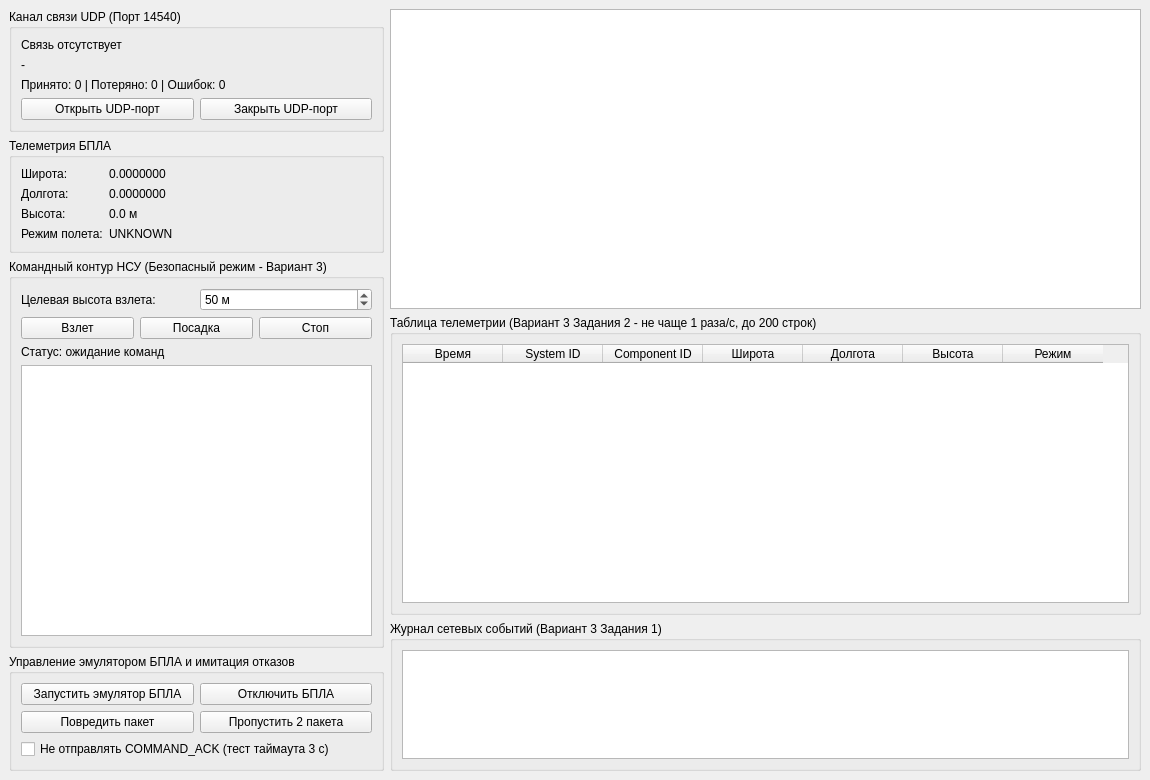
<?xml version="1.0" encoding="UTF-8"?>
<ui version="4.0">
 <class>MainWindow</class>
 <widget class="QMainWindow" name="MainWindow">
  <property name="geometry">
   <rect>
    <x>0</x>
    <y>0</y>
    <width>1150</width>
    <height>780</height>
   </rect>
  </property>
  <property name="windowTitle">
   <string>НСУ БПЛА - MAVLink Ground Station (Вариант 3)</string>
  </property>
  <widget class="QWidget" name="centralwidget">
   <layout class="QHBoxLayout" name="horizontalLayoutMain" stretch="1,2">
    <item>
     <layout class="QVBoxLayout" name="verticalLayoutLeft">
      <item>
       <widget class="QGroupBox" name="groupLink">
        <property name="title">
         <string>Канал связи UDP (Порт 14540)</string>
        </property>
        <layout class="QVBoxLayout" name="verticalLayoutLink">
         <item>
          <widget class="QLabel" name="labelLinkStatus">
           <property name="text">
            <string>Связь отсутствует</string>
           </property>
          </widget>
         </item>
         <item>
          <widget class="QLabel" name="labelSender">
           <property name="text">
            <string>-</string>
           </property>
          </widget>
         </item>
         <item>
          <widget class="QLabel" name="labelPackets">
           <property name="text">
            <string>Принято: 0 | Потеряно: 0 | Ошибок: 0</string>
           </property>
          </widget>
         </item>
         <item>
          <layout class="QHBoxLayout" name="horizontalLayoutLinkBtns">
           <item>
            <widget class="QPushButton" name="btnStartLink">
             <property name="text">
              <string>Открыть UDP-порт</string>
             </property>
            </widget>
           </item>
           <item>
            <widget class="QPushButton" name="btnStopLink">
             <property name="text">
              <string>Закрыть UDP-порт</string>
             </property>
            </widget>
           </item>
          </layout>
         </item>
        </layout>
       </widget>
      </item>
      <item>
       <widget class="QGroupBox" name="groupTelemetry">
        <property name="title">
         <string>Телеметрия БПЛА</string>
        </property>
        <layout class="QFormLayout" name="formLayoutTelemetry">
         <item row="0" column="0">
          <widget class="QLabel" name="lblLatTitle">
           <property name="text">
            <string>Широта:</string>
           </property>
          </widget>
         </item>
         <item row="0" column="1">
          <widget class="QLabel" name="labelLatitude">
           <property name="text">
            <string>0.0000000</string>
           </property>
          </widget>
         </item>
         <item row="1" column="0">
          <widget class="QLabel" name="lblLonTitle">
           <property name="text">
            <string>Долгота:</string>
           </property>
          </widget>
         </item>
         <item row="1" column="1">
          <widget class="QLabel" name="labelLongitude">
           <property name="text">
            <string>0.0000000</string>
           </property>
          </widget>
         </item>
         <item row="2" column="0">
          <widget class="QLabel" name="lblAltTitle">
           <property name="text">
            <string>Высота:</string>
           </property>
          </widget>
         </item>
         <item row="2" column="1">
          <widget class="QLabel" name="labelAltitude">
           <property name="text">
            <string>0.0 м</string>
           </property>
          </widget>
         </item>
         <item row="3" column="0">
          <widget class="QLabel" name="lblModeTitle">
           <property name="text">
            <string>Режим полета:</string>
           </property>
          </widget>
         </item>
         <item row="3" column="1">
          <widget class="QLabel" name="labelFlightMode">
           <property name="text">
            <string>UNKNOWN</string>
           </property>
          </widget>
         </item>
        </layout>
       </widget>
      </item>
      <item>
       <widget class="QGroupBox" name="groupCommands">
        <property name="title">
         <string>Командный контур НСУ (Безопасный режим - Вариант 3)</string>
        </property>
        <layout class="QVBoxLayout" name="verticalLayoutCommands">
         <item>
          <layout class="QHBoxLayout" name="horizontalLayoutAlt">
           <item>
            <widget class="QLabel" name="lblTargetAlt">
             <property name="text">
              <string>Целевая высота взлета:</string>
             </property>
            </widget>
           </item>
           <item>
            <widget class="QDoubleSpinBox" name="spinTakeoffAltitude">
             <property name="suffix">
              <string> м</string>
             </property>
             <property name="decimals">
              <number>0</number>
             </property>
             <property name="minimum">
              <double>10.000000000000000</double>
             </property>
             <property name="maximum">
              <double>500.000000000000000</double>
             </property>
             <property name="singleStep">
              <double>10.000000000000000</double>
             </property>
             <property name="value">
              <double>50.000000000000000</double>
             </property>
            </widget>
           </item>
          </layout>
         </item>
         <item>
          <layout class="QHBoxLayout" name="horizontalLayoutCmdBtns">
           <item>
            <widget class="QPushButton" name="btnTakeoff">
             <property name="text">
              <string>Взлет</string>
             </property>
            </widget>
           </item>
           <item>
            <widget class="QPushButton" name="btnLand">
             <property name="text">
              <string>Посадка</string>
             </property>
            </widget>
           </item>
           <item>
            <widget class="QPushButton" name="btnStopCommand">
             <property name="text">
              <string>Стоп</string>
             </property>
            </widget>
           </item>
          </layout>
         </item>
         <item>
          <widget class="QLabel" name="labelCommandStatus">
           <property name="text">
            <string>Статус: ожидание команд</string>
           </property>
          </widget>
         </item>
         <item>
          <widget class="QListWidget" name="listCommandLog"/>
         </item>
        </layout>
       </widget>
      </item>
      <item>
       <widget class="QGroupBox" name="groupSimulator">
        <property name="title">
         <string>Управление эмулятором БПЛА и имитация отказов</string>
        </property>
        <layout class="QVBoxLayout" name="verticalLayoutSim">
         <item>
          <layout class="QHBoxLayout" name="horizontalLayoutSimBtns1">
           <item>
            <widget class="QPushButton" name="btnStartUav">
             <property name="text">
              <string>Запустить эмулятор БПЛА</string>
             </property>
            </widget>
           </item>
           <item>
            <widget class="QPushButton" name="btnDisconnectUav">
             <property name="text">
              <string>Отключить БПЛА</string>
             </property>
            </widget>
           </item>
          </layout>
         </item>
         <item>
          <layout class="QHBoxLayout" name="horizontalLayoutSimBtns2">
           <item>
            <widget class="QPushButton" name="btnCorruptPacket">
             <property name="text">
              <string>Повредить пакет</string>
             </property>
            </widget>
           </item>
           <item>
            <widget class="QPushButton" name="btnSkipPackets">
             <property name="text">
              <string>Пропустить 2 пакета</string>
             </property>
            </widget>
           </item>
          </layout>
         </item>
         <item>
          <widget class="QCheckBox" name="chkSuppressAck">
           <property name="text">
            <string>Не отправлять COMMAND_ACK (тест таймаута 3 с)</string>
           </property>
          </widget>
         </item>
        </layout>
       </widget>
      </item>
     </layout>
    </item>
    <item>
     <layout class="QVBoxLayout" name="verticalLayoutRight" stretch="2,2,1">
      <item>
       <widget class="QChartView" name="chartView"/>
      </item>
      <item>
       <widget class="QGroupBox" name="groupTelemetryTable">
        <property name="title">
         <string>Таблица телеметрии (Вариант 3 Задания 2 - не чаще 1 раза/с, до 200 строк)</string>
        </property>
        <layout class="QVBoxLayout" name="verticalLayoutTable">
         <item>
          <widget class="QTableWidget" name="tableTelemetry">
           <column>
            <property name="text">
             <string>Время</string>
            </property>
           </column>
           <column>
            <property name="text">
             <string>System ID</string>
            </property>
           </column>
           <column>
            <property name="text">
             <string>Component ID</string>
            </property>
           </column>
           <column>
            <property name="text">
             <string>Широта</string>
            </property>
           </column>
           <column>
            <property name="text">
             <string>Долгота</string>
            </property>
           </column>
           <column>
            <property name="text">
             <string>Высота</string>
            </property>
           </column>
           <column>
            <property name="text">
             <string>Режим</string>
            </property>
           </column>
          </widget>
         </item>
        </layout>
       </widget>
      </item>
      <item>
       <widget class="QGroupBox" name="groupEventLog">
        <property name="title">
         <string>Журнал сетевых событий (Вариант 3 Задания 1)</string>
        </property>
        <layout class="QVBoxLayout" name="verticalLayoutEventLog">
         <item>
          <widget class="QListWidget" name="listNetworkEvents"/>
         </item>
        </layout>
       </widget>
      </item>
     </layout>
    </item>
   </layout>
  </widget>
 </widget>
 <customwidgets>
  <customwidget>
   <class>QChartView</class>
   <extends>QGraphicsView</extends>
   <header location="global">QtCharts/QChartView</header>
  </customwidget>
 </customwidgets>
 <resources/>
 <connections/>
</ui>
